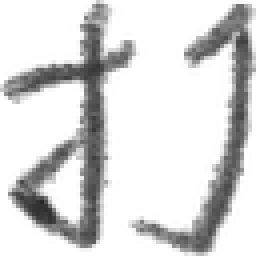
#> input picture notebooks/data/isolated/target/da_0003.png, 64 x 64 px, found by its file name (shown 4 times larger); its folder holds 4 pictures in this run; the run also reads 1 picture not shown here
$ python phase4_standardize_split.py
#> lines starting #> are read from the running program, lines starting #| are printed output that depends on the picture; pictures that were not available may be replaced by others from this repository, and a replacement may not be noted
#!/usr/bin/env python3
"""
Phase 4: Standardize and Split
- Resize all images to 100x100
- Create train/val splits (80/20) for both conditions
- Extract random negative bigrams for Condition B using secrets.SystemRandom()
- Output: data/condition_a/ and data/condition_b/ with train/val subfolders
"""
import os
import struct
import shutil
import secrets
import numpy as np
from PIL import Image
from codecs import decode
from datasets import load_dataset

# ============================================================
# CONFIGURATION
# ============================================================
TARGET_SIZE = (100, 100)
TRAIN_RATIO = 0.8
SEED = secrets.randbits(32)  # TRNG seed
NEGATIVE_COUNT = 135  # Match positive bigram count

# Paths
ISOLATED_TARGET_DIR = "data/isolated/target"
ISOLATED_DISTRACTOR_DIR = "data/isolated/distractors"
CONTEXTUAL_POSITIVE_DIR = "data/contextual/val"
OUTPUT_A = "data/condition_a"
OUTPUT_B = "data/condition_b"

# Create output directory structure
for condition in [OUTPUT_A, OUTPUT_B]:
    for split in ["train", "val"]:
        for label in ["da", "other"]:
            os.makedirs(os.path.join(condition, split, label), exist_ok=True)

print(f"Target size: {TARGET_SIZE}")
print(f"Train ratio: {TRAIN_RATIO}")
print(f"TRNG seed: {SEED}")
print(f"Negative bigram count: {NEGATIVE_COUNT}")

# ============================================================
# HELPER: Resize and save
# ============================================================
def resize_and_save(src_path, dst_path):
    """Resize a single image to TARGET_SIZE and save to dst_path."""
#> called with src_path = 'data/isolated/target/da_0003.png', dst_path = 'data/condition_a/train/da/da_0000.png'
    img = Image.open(src_path)
#> img is the input picture: PIL image 64x64 L; min 39, max 255, mean 215.1
    img = img.resize(TARGET_SIZE, Image.LANCZOS)
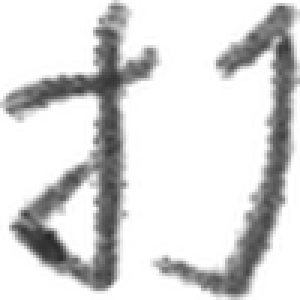
#> img: PIL image 100x100 L (shown 3 times larger); min 40, max 255, mean 215
    img.save(dst_path)

# ============================================================
# CONDITION A: Isolated Characters
# ============================================================
print("\n=== CONDITION A: Isolated Characters ===")

# Gather all 打 (target) and distractor images
da_files = [os.path.join(ISOLATED_TARGET_DIR, f) for f in os.listdir(ISOLATED_TARGET_DIR) if f.endswith('.png')]
other_files = []
for ch_dir in os.listdir(ISOLATED_DISTRACTOR_DIR):
    ch_path = os.path.join(ISOLATED_DISTRACTOR_DIR, ch_dir)
    if os.path.isdir(ch_path):
        other_files.extend([os.path.join(ch_path, f) for f in os.listdir(ch_path) if f.endswith('.png')])

print(f"  Target (打): {len(da_files)}")
print(f"  Distractors: {len(other_files)}")

# Shuffle with TRNG
rng = secrets.SystemRandom()
rng.shuffle(da_files)
rng.shuffle(other_files)

# Split
da_split = int(len(da_files) * TRAIN_RATIO)
other_split = int(len(other_files) * TRAIN_RATIO)

da_train = da_files[:da_split]
da_val = da_files[da_split:]
other_train = other_files[:other_split]
other_val = other_files[other_split:]

print(f"  Train: {len(da_train)} da + {len(other_train)} other = {len(da_train) + len(other_train)}")
print(f"  Val:   {len(da_val)} da + {len(other_val)} other = {len(da_val) + len(other_val)}")

# Copy and resize
for i, src in enumerate(da_train):
    resize_and_save(src, os.path.join(OUTPUT_A, "train", "da", f"da_{i:04d}.png"))
#> pass 2 of the loop `for i, src in enumerate(da_train):`:
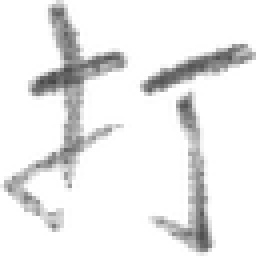
#> input picture notebooks/data/isolated/target/da_0002.png, 64 x 64 px, found by its file name (shown 4 times larger)
#> in resize_and_save, img is the input picture: PIL image 64x64 L; min 70, max 255, mean 235.3
#> in resize_and_save (call 2), `img = img.resize(TARGET_SIZE, Image.LANCZOS)`:
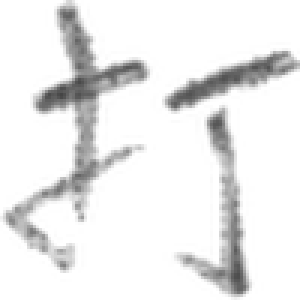
#> img: PIL image 100x100 L (shown 3 times larger); min 69, max 255, mean 235.1
#> pass 3 of the loop `for i, src in enumerate(da_train):`:
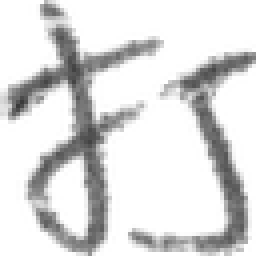
#> input picture notebooks/data/isolated/target/da_0000.png, 64 x 64 px, found by its file name (shown 4 times larger)
#> in resize_and_save, img is the input picture: PIL image 64x64 L; min 58, max 255, mean 219.4
#> in resize_and_save (call 3), `img = img.resize(TARGET_SIZE, Image.LANCZOS)`:
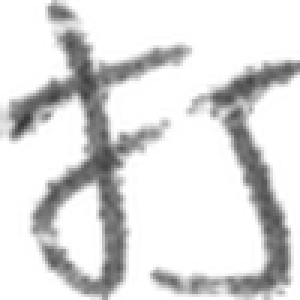
#> img: PIL image 100x100 L (shown 3 times larger); min 55, max 255, mean 219.3
for i, src in enumerate(da_val):
    resize_and_save(src, os.path.join(OUTPUT_A, "val", "da", f"da_{i:04d}.png"))
#> call 4 of resize_and_save, with src_path = 'data/isolated/target/da_0008.png', dst_path = 'data/condition_a/val/da/da_0000.png'
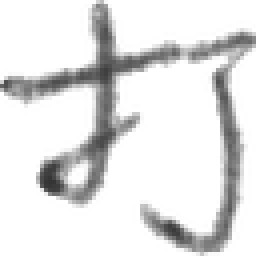
#> input picture notebooks/data/isolated/target/da_0008.png, 64 x 64 px, found by its file name (shown 4 times larger)
#> in resize_and_save, img is the input picture: PIL image 64x64 L; min 52, max 255, mean 225.8
#> in resize_and_save (call 4), `img = img.resize(TARGET_SIZE, Image.LANCZOS)`:
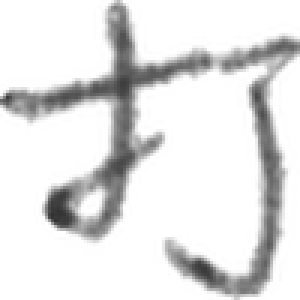
#> img: PIL image 100x100 L (shown 3 times larger); min 49, max 255, mean 225.6
for i, src in enumerate(other_train):
    resize_and_save(src, os.path.join(OUTPUT_A, "train", "other", f"other_{i:04d}.png"))
for i, src in enumerate(other_val):
    resize_and_save(src, os.path.join(OUTPUT_A, "val", "other", f"other_{i:04d}.png"))

print("  Condition A done.")

# ============================================================
# CONDITION B: Contextual Bigrams
# ============================================================
print("\n=== CONDITION B: Contextual Bigrams ===")

# --- Positives: existing verified bigrams ---
positive_files = [os.path.join(CONTEXTUAL_POSITIVE_DIR, f) for f in os.listdir(CONTEXTUAL_POSITIVE_DIR)
                  if f.endswith('.png') and not f.startswith('debug') and not f.startswith('full_line') and not f.startswith('fixed')]

# Include fixed crops if they exist
fixed_files = [os.path.join(CONTEXTUAL_POSITIVE_DIR, f) for f in os.listdir(CONTEXTUAL_POSITIVE_DIR)
               if f.endswith('.png') and f.startswith('fixed')]
positive_files.extend(fixed_files)

# Remove duplicates just in case
positive_files = list(set(positive_files))
rng.shuffle(positive_files)

pos_split = int(len(positive_files) * TRAIN_RATIO)
pos_train = positive_files[:pos_split]
pos_val = positive_files[pos_split:]

print(f"  Positive bigrams: {len(positive_files)} total")
print(f"  Pos train: {len(pos_train)}, Pos val: {len(pos_val)}")

# Copy and resize positives
for i, src in enumerate(pos_train):
    resize_and_save(src, os.path.join(OUTPUT_B, "train", "da", f"da_{i:04d}.png"))
for i, src in enumerate(pos_val):
    resize_and_save(src, os.path.join(OUTPUT_B, "val", "da", f"da_{i:04d}.png"))

# --- Negatives: randomly sampled bigrams without 打 ---
print("\n  Extracting random negative bigrams...")

# Load the validation split
#> (the run stopped early here; a loop or call above may not have finished)
